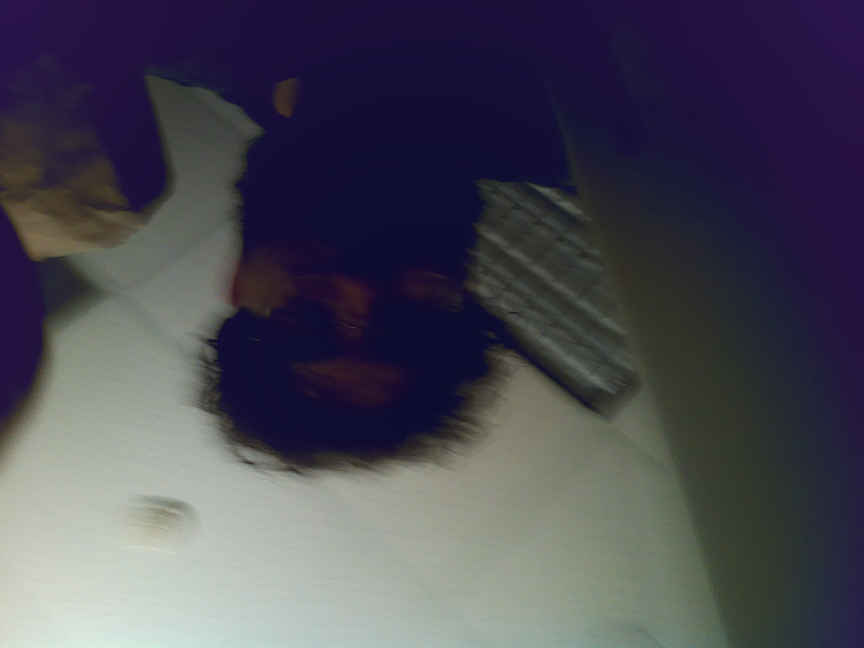
#> input picture captures/capture_2026-03-31_22-05-08.jpg, 2592 x 1944 px (shown at 1/3 size); its folder holds 4 pictures in this run
$ python uploader.py
#> lines starting #> are read from the running program, lines starting #| are printed output that depends on the picture
import os
import base64
import logging
from datetime import datetime
from pymongo import MongoClient
from dotenv import load_dotenv
from PIL import Image
from io import BytesIO

load_dotenv(os.path.join(os.path.dirname(__file__), "..", ".env"))

# ── Config ────────────────────────────────────────────────────────────────────
MONGO_URI        =  os.getenv("MONGO_URI")


# Atlas — cloud backup, only used when internet is available
ATLAS_URI        = os.getenv("ATLAS_URI")
MONGO_DB         =  os.getenv("MONGO_DB")
MONGO_COLLECTION =  os.getenv("MONGO_COLLECTION")
CAPTURES_DIR     = os.path.join(os.path.dirname(__file__), "..", "captures")

# ── Logging ───────────────────────────────────────────────────────────────────
logging.basicConfig(
    level=logging.INFO,
    format="%(asctime)s [%(levelname)s] %(message)s"
)
log = logging.getLogger(__name__)

# ── MongoDB helpers ───────────────────────────────────────────────────────────
def get_local_collection():
    client = MongoClient(MONGO_URI)
    return client[MONGO_DB][MONGO_COLLECTION]

def get_atlas_collection():
    client = MongoClient(ATLAS_URI, serverSelectionTimeoutMS=5000)
    return client[MONGO_DB][MONGO_COLLECTION]

# ── Helpers ───────────────────────────────────────────────────────────────────
def encode_image(filepath: str) -> str | None:
    try:
        with open(filepath, "rb") as f:
            return base64.b64encode(f.read()).decode("utf-8")
    except Exception as e:
        log.error(f"Failed to encode {filepath}: {e}")
        return None

def already_uploaded(collection, filename: str) -> bool:
    return collection.find_one({"filename": filename}) is not None


def resize_image(image_b64: str, max_width: int = 800, max_height: int = 600) -> str:
    """Resize image to max dimensions before storing."""
#> called with max_width = 800, max_height = 600
    image_data = base64.b64decode(image_b64)
    img = Image.open(BytesIO(image_data)).convert("RGB")
#> img is the input picture: PIL image 2592x1944 RGB; mean R, G, B 74, 72.2, 84.7
    img.thumbnail((max_width, max_height))
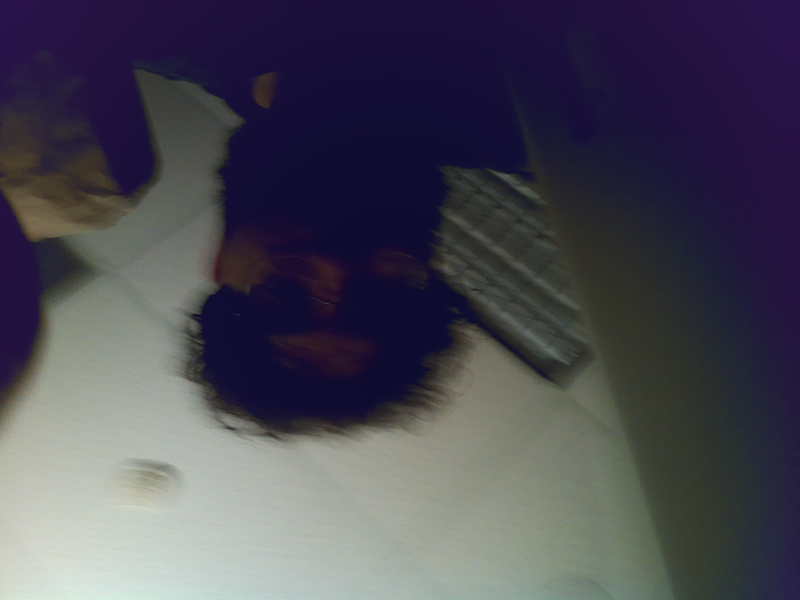
#> img: PIL image 800x600 RGB; mean R, G, B 74, 72.2, 84.7
    buf = BytesIO()
    img.save(buf, format="JPEG", quality=80)
    return base64.b64encode(buf.getvalue()).decode("utf-8")


def build_doc(filename: str, image_b64: str) -> dict:
    resized_b64 = resize_image(image_b64)
    return {
        "filename":       filename,
        "captured_at":    datetime.now().isoformat(),
        "uploaded_at":    datetime.now().isoformat(),
        "image_b64":      resized_b64,
        "thumbnail_b64":  resized_b64,  # Same size, no separate thumbnail needed
        "ai_description": "",
        "ai_tags":        [],
        "user_tags":      [],
        "notes":          ""
    }

# ── Single file upload ────────────────────────────────────────────────────────
def upload_file(filepath: str):
    """Upload one photo to local MongoDB then sync to Atlas."""
    filename  = os.path.basename(filepath)
    image_b64 = encode_image(filepath)
    if not image_b64:
        return

    doc = build_doc(filename, image_b64)

    # Always save to local first
    try:
        local = get_local_collection()
        if not already_uploaded(local, filename):
            local.insert_one(doc.copy())
            log.info(f"Saved to local MongoDB: {filename}")
        else:
            log.info(f"Already in local MongoDB: {filename}")
    except Exception as e:
        log.error(f"Local MongoDB failed: {e}")

    # Then try Atlas — if no internet this just logs a warning
    try:
        atlas = get_atlas_collection()
        if not already_uploaded(atlas, filename):
            atlas.insert_one(doc.copy())
            log.info(f"Synced to Atlas: {filename}")
        else:
            log.info(f"Already in Atlas: {filename}")
    except Exception as e:
        log.warning(f"Atlas sync failed (no internet?): {e}")

# ── Bulk upload ───────────────────────────────────────────────────────────────
def upload_all():
    """Upload all captures not yet in MongoDB."""
    files = [
        f for f in os.listdir(CAPTURES_DIR)
        if f.endswith(".jpg") or f.endswith(".jpeg")
    ]

    if not files:
        log.info("No captures found")
        return

    log.info(f"Found {len(files)} capture(s)...")
    for filename in sorted(files):
        upload_file(os.path.join(CAPTURES_DIR, filename))
#> pass 2 of the loop in upload_all, `for filename in sorted(files):`:
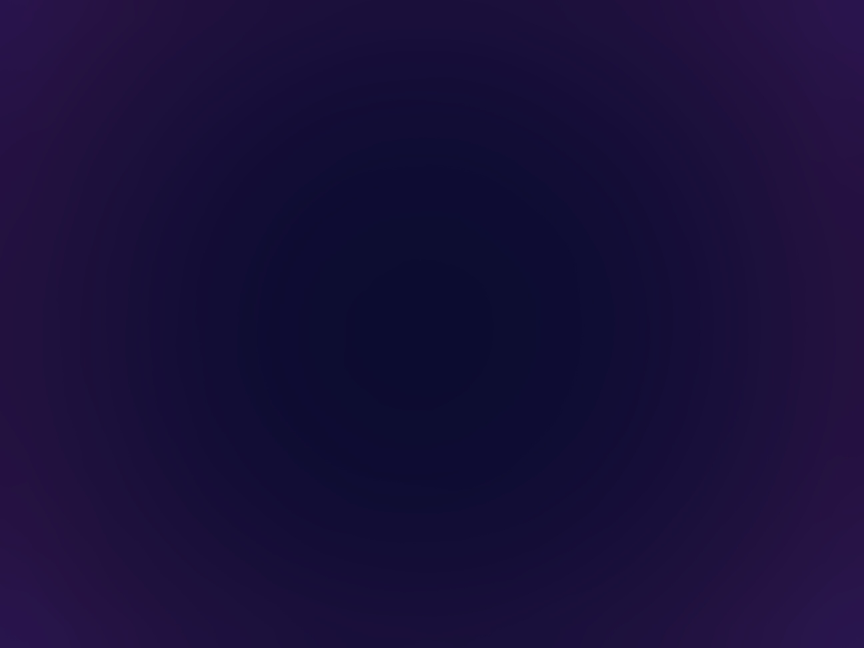
#> input picture captures/capture_2026-03-31_22-05-09.jpg, 2592 x 1944 px (shown at 1/3 size)
#> in resize_image, img is the input picture: PIL image 2592x1944 RGB; mean R, G, B 24.7, 15, 57.8
#> in resize_image (call 2), `img.thumbnail((max_width, max_height))`:
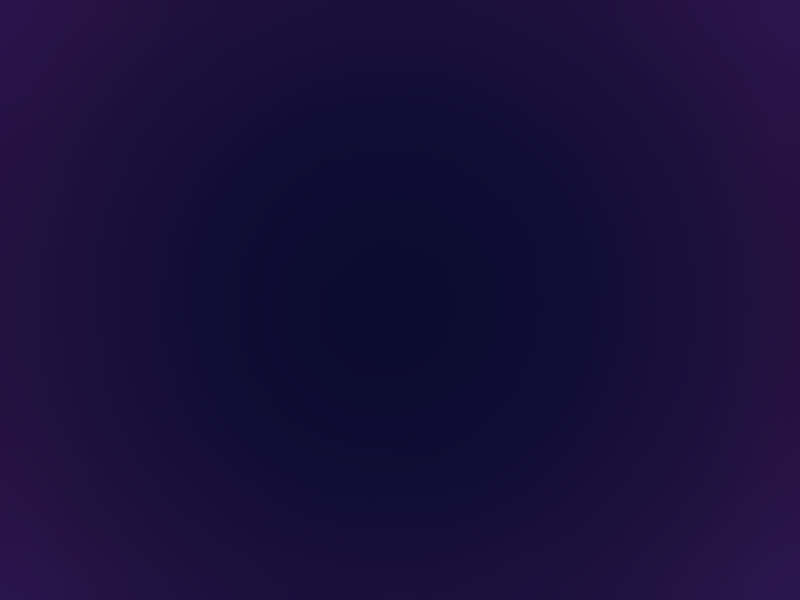
#> img: PIL image 800x600 RGB; mean R, G, B 24.7, 15, 57.8
#> pass 3 of the loop in upload_all, `for filename in sorted(files):`:
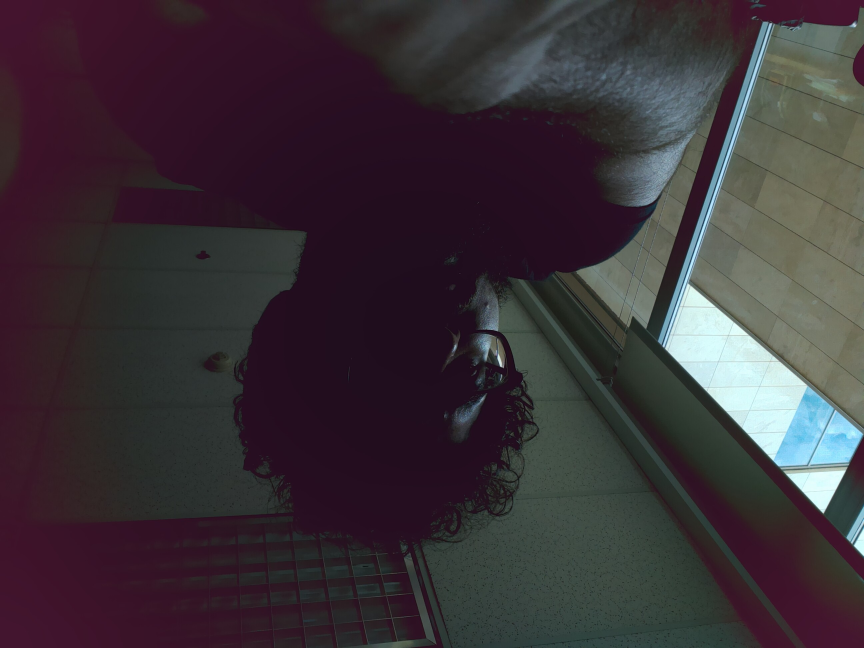
#> input picture captures/capture_2026-04-04_13-38-38.jpg, 2592 x 1944 px (shown at 1/3 size)
#> in resize_image, img is the input picture: PIL image 2592x1944 RGB; mean R, G, B 58.8, 49.6, 55.5
#> in resize_image (call 3), `img.thumbnail((max_width, max_height))`:
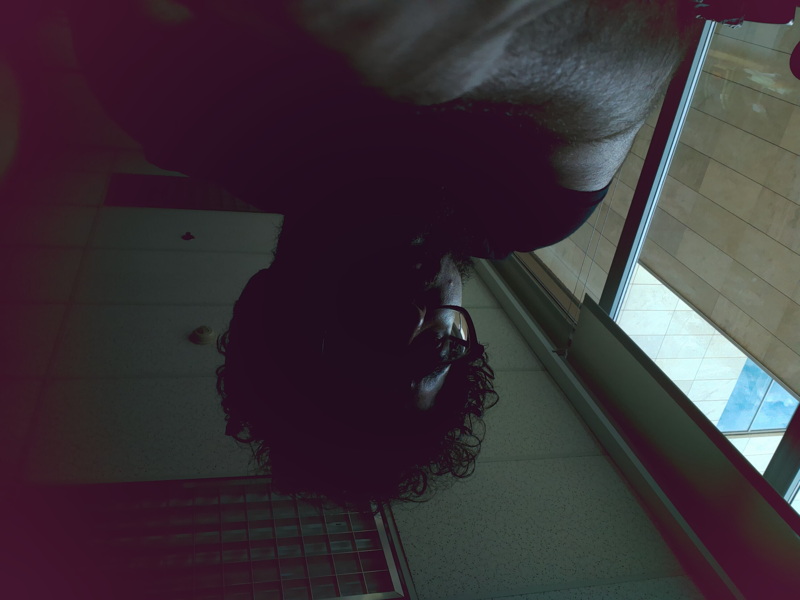
#> img: PIL image 800x600 RGB; mean R, G, B 58.8, 49.6, 55.5
#> the loop made 4 passes; the first 3 are shown
    log.info("Done")

# ── Sync local → Atlas ────────────────────────────────────────────────────────
def sync_to_atlas():
    """
    Push everything in local MongoDB up to Atlas.
    Run this manually whenever you want to force a full sync.
    """
    try:
        local = get_local_collection()
        atlas = get_atlas_collection()

        all_local = list(local.find({}))
        log.info(f"Syncing {len(all_local)} photos to Atlas...")

        synced  = 0
        skipped = 0
        for doc in all_local:
            if already_uploaded(atlas, doc["filename"]):
                skipped += 1
                continue
            doc.pop("_id")  # Remove local _id so Atlas generates its own
            atlas.insert_one(doc)
            synced += 1
            log.info(f"Synced: {doc['filename']}")

        log.info(f"Sync complete — {synced} synced, {skipped} already there")
    except Exception as e:
        log.error(f"Atlas sync failed: {e}")

if __name__ == "__main__":
    import sys
    if len(sys.argv) > 1 and sys.argv[1] == "sync":
        sync_to_atlas()
    else:
        upload_all()
